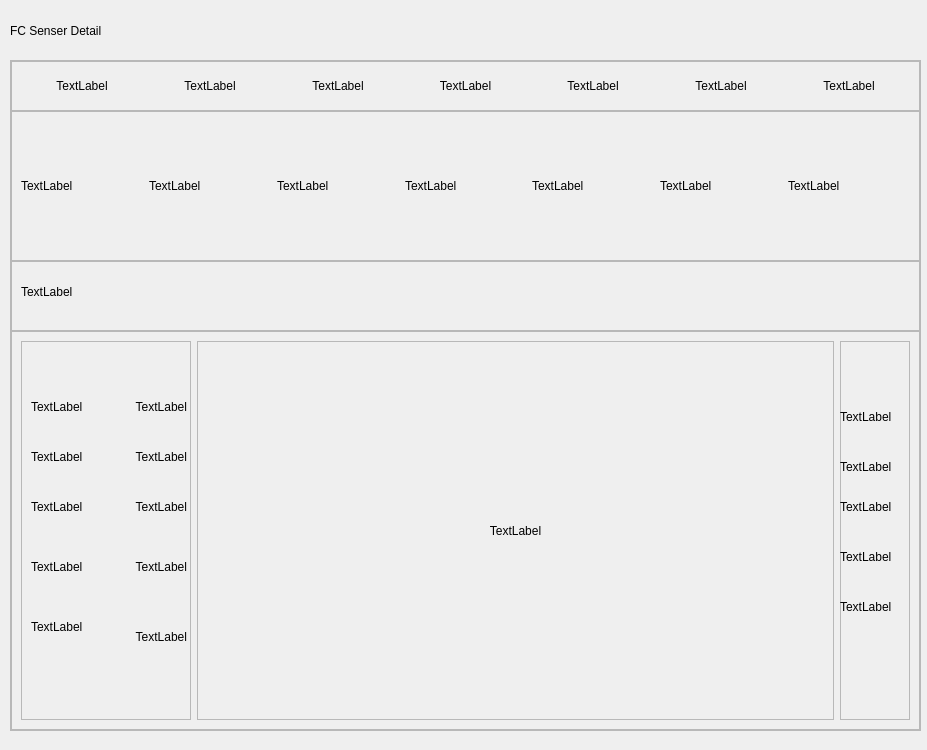
<?xml version="1.0" encoding="UTF-8"?>
<ui version="4.0">
 <class>Dialog</class>
 <widget class="QDialog" name="Dialog">
  <property name="geometry">
   <rect>
    <x>0</x>
    <y>0</y>
    <width>927</width>
    <height>750</height>
   </rect>
  </property>
  <property name="windowTitle">
   <string>Dialog</string>
  </property>
  <widget class="QLabel" name="label">
   <property name="geometry">
    <rect>
     <x>10</x>
     <y>0</y>
     <width>291</width>
     <height>61</height>
    </rect>
   </property>
   <property name="styleSheet">
    <string notr="true">font: 90 28pt &quot;맑은 고딕&quot;;</string>
   </property>
   <property name="text">
    <string>FC Senser Detail</string>
   </property>
  </widget>
  <widget class="QFrame" name="frame">
   <property name="geometry">
    <rect>
     <x>10</x>
     <y>60</y>
     <width>911</width>
     <height>671</height>
    </rect>
   </property>
   <property name="frameShape">
    <enum>QFrame::StyledPanel</enum>
   </property>
   <property name="frameShadow">
    <enum>QFrame::Raised</enum>
   </property>
   <layout class="QVBoxLayout" name="verticalLayout">
    <property name="spacing">
     <number>0</number>
    </property>
    <property name="leftMargin">
     <number>0</number>
    </property>
    <property name="topMargin">
     <number>0</number>
    </property>
    <property name="rightMargin">
     <number>0</number>
    </property>
    <property name="bottomMargin">
     <number>0</number>
    </property>
    <item>
     <widget class="QFrame" name="frame_4">
      <property name="maximumSize">
       <size>
        <width>16777215</width>
        <height>50</height>
       </size>
      </property>
      <property name="frameShape">
       <enum>QFrame::StyledPanel</enum>
      </property>
      <property name="frameShadow">
       <enum>QFrame::Raised</enum>
      </property>
      <layout class="QHBoxLayout" name="horizontalLayout_2">
       <item>
        <widget class="QLabel" name="label_9">
         <property name="text">
          <string>TextLabel</string>
         </property>
         <property name="alignment">
          <set>Qt::AlignCenter</set>
         </property>
        </widget>
       </item>
       <item>
        <widget class="QLabel" name="label_10">
         <property name="text">
          <string>TextLabel</string>
         </property>
         <property name="alignment">
          <set>Qt::AlignCenter</set>
         </property>
        </widget>
       </item>
       <item>
        <widget class="QLabel" name="label_11">
         <property name="text">
          <string>TextLabel</string>
         </property>
         <property name="alignment">
          <set>Qt::AlignCenter</set>
         </property>
        </widget>
       </item>
       <item>
        <widget class="QLabel" name="label_12">
         <property name="text">
          <string>TextLabel</string>
         </property>
         <property name="alignment">
          <set>Qt::AlignCenter</set>
         </property>
        </widget>
       </item>
       <item>
        <widget class="QLabel" name="label_13">
         <property name="text">
          <string>TextLabel</string>
         </property>
         <property name="alignment">
          <set>Qt::AlignCenter</set>
         </property>
        </widget>
       </item>
       <item>
        <widget class="QLabel" name="label_14">
         <property name="text">
          <string>TextLabel</string>
         </property>
         <property name="alignment">
          <set>Qt::AlignCenter</set>
         </property>
        </widget>
       </item>
       <item>
        <widget class="QLabel" name="label_15">
         <property name="text">
          <string>TextLabel</string>
         </property>
         <property name="alignment">
          <set>Qt::AlignCenter</set>
         </property>
        </widget>
       </item>
      </layout>
     </widget>
    </item>
    <item>
     <widget class="QFrame" name="frame_2">
      <property name="maximumSize">
       <size>
        <width>16777215</width>
        <height>150</height>
       </size>
      </property>
      <property name="frameShape">
       <enum>QFrame::StyledPanel</enum>
      </property>
      <property name="frameShadow">
       <enum>QFrame::Raised</enum>
      </property>
      <layout class="QHBoxLayout" name="horizontalLayout">
       <item>
        <widget class="QLabel" name="label_2">
         <property name="text">
          <string>TextLabel</string>
         </property>
        </widget>
       </item>
       <item>
        <widget class="QLabel" name="label_3">
         <property name="text">
          <string>TextLabel</string>
         </property>
        </widget>
       </item>
       <item>
        <widget class="QLabel" name="label_4">
         <property name="text">
          <string>TextLabel</string>
         </property>
        </widget>
       </item>
       <item>
        <widget class="QLabel" name="label_5">
         <property name="text">
          <string>TextLabel</string>
         </property>
        </widget>
       </item>
       <item>
        <widget class="QLabel" name="label_6">
         <property name="text">
          <string>TextLabel</string>
         </property>
        </widget>
       </item>
       <item>
        <widget class="QLabel" name="label_7">
         <property name="text">
          <string>TextLabel</string>
         </property>
        </widget>
       </item>
       <item>
        <widget class="QLabel" name="label_8">
         <property name="text">
          <string>TextLabel</string>
         </property>
        </widget>
       </item>
      </layout>
     </widget>
    </item>
    <item>
     <widget class="QFrame" name="frame_8">
      <property name="maximumSize">
       <size>
        <width>16777215</width>
        <height>70</height>
       </size>
      </property>
      <property name="frameShape">
       <enum>QFrame::StyledPanel</enum>
      </property>
      <property name="frameShadow">
       <enum>QFrame::Raised</enum>
      </property>
      <widget class="QLabel" name="label_16">
       <property name="geometry">
        <rect>
         <x>10</x>
         <y>10</y>
         <width>291</width>
         <height>41</height>
        </rect>
       </property>
       <property name="styleSheet">
        <string notr="true">font: 90 20pt &quot;맑은 고딕&quot;;</string>
       </property>
       <property name="text">
        <string>TextLabel</string>
       </property>
      </widget>
     </widget>
    </item>
    <item>
     <widget class="QFrame" name="frame_3">
      <property name="frameShape">
       <enum>QFrame::StyledPanel</enum>
      </property>
      <property name="frameShadow">
       <enum>QFrame::Raised</enum>
      </property>
      <layout class="QHBoxLayout" name="horizontalLayout_3">
       <item>
        <widget class="QFrame" name="frame_6">
         <property name="maximumSize">
          <size>
           <width>170</width>
           <height>16777215</height>
          </size>
         </property>
         <property name="frameShape">
          <enum>QFrame::StyledPanel</enum>
         </property>
         <property name="frameShadow">
          <enum>QFrame::Raised</enum>
         </property>
         <widget class="QLabel" name="label_19">
          <property name="geometry">
           <rect>
            <x>10</x>
            <y>60</y>
            <width>56</width>
            <height>12</height>
           </rect>
          </property>
          <property name="text">
           <string>TextLabel</string>
          </property>
         </widget>
         <widget class="QLabel" name="label_20">
          <property name="geometry">
           <rect>
            <x>110</x>
            <y>60</y>
            <width>56</width>
            <height>12</height>
           </rect>
          </property>
          <property name="text">
           <string>TextLabel</string>
          </property>
          <property name="alignment">
           <set>Qt::AlignRight|Qt::AlignTrailing|Qt::AlignVCenter</set>
          </property>
         </widget>
         <widget class="QLabel" name="label_21">
          <property name="geometry">
           <rect>
            <x>10</x>
            <y>110</y>
            <width>56</width>
            <height>12</height>
           </rect>
          </property>
          <property name="text">
           <string>TextLabel</string>
          </property>
         </widget>
         <widget class="QLabel" name="label_22">
          <property name="geometry">
           <rect>
            <x>10</x>
            <y>160</y>
            <width>56</width>
            <height>12</height>
           </rect>
          </property>
          <property name="text">
           <string>TextLabel</string>
          </property>
         </widget>
         <widget class="QLabel" name="label_23">
          <property name="geometry">
           <rect>
            <x>10</x>
            <y>220</y>
            <width>56</width>
            <height>12</height>
           </rect>
          </property>
          <property name="text">
           <string>TextLabel</string>
          </property>
         </widget>
         <widget class="QLabel" name="label_24">
          <property name="geometry">
           <rect>
            <x>10</x>
            <y>280</y>
            <width>56</width>
            <height>12</height>
           </rect>
          </property>
          <property name="text">
           <string>TextLabel</string>
          </property>
         </widget>
         <widget class="QLabel" name="label_25">
          <property name="geometry">
           <rect>
            <x>110</x>
            <y>110</y>
            <width>56</width>
            <height>12</height>
           </rect>
          </property>
          <property name="text">
           <string>TextLabel</string>
          </property>
          <property name="alignment">
           <set>Qt::AlignRight|Qt::AlignTrailing|Qt::AlignVCenter</set>
          </property>
         </widget>
         <widget class="QLabel" name="label_26">
          <property name="geometry">
           <rect>
            <x>110</x>
            <y>160</y>
            <width>56</width>
            <height>12</height>
           </rect>
          </property>
          <property name="text">
           <string>TextLabel</string>
          </property>
          <property name="alignment">
           <set>Qt::AlignRight|Qt::AlignTrailing|Qt::AlignVCenter</set>
          </property>
         </widget>
         <widget class="QLabel" name="label_27">
          <property name="geometry">
           <rect>
            <x>110</x>
            <y>220</y>
            <width>56</width>
            <height>12</height>
           </rect>
          </property>
          <property name="text">
           <string>TextLabel</string>
          </property>
          <property name="alignment">
           <set>Qt::AlignRight|Qt::AlignTrailing|Qt::AlignVCenter</set>
          </property>
         </widget>
         <widget class="QLabel" name="label_28">
          <property name="geometry">
           <rect>
            <x>110</x>
            <y>290</y>
            <width>56</width>
            <height>12</height>
           </rect>
          </property>
          <property name="text">
           <string>TextLabel</string>
          </property>
          <property name="alignment">
           <set>Qt::AlignRight|Qt::AlignTrailing|Qt::AlignVCenter</set>
          </property>
         </widget>
        </widget>
       </item>
       <item>
        <widget class="QFrame" name="frame_5">
         <property name="frameShape">
          <enum>QFrame::StyledPanel</enum>
         </property>
         <property name="frameShadow">
          <enum>QFrame::Raised</enum>
         </property>
         <layout class="QHBoxLayout" name="horizontalLayout_4">
          <property name="spacing">
           <number>0</number>
          </property>
          <property name="leftMargin">
           <number>0</number>
          </property>
          <property name="topMargin">
           <number>0</number>
          </property>
          <property name="rightMargin">
           <number>0</number>
          </property>
          <property name="bottomMargin">
           <number>0</number>
          </property>
          <item>
           <widget class="QLabel" name="label_17">
            <property name="text">
             <string>TextLabel</string>
            </property>
            <property name="alignment">
             <set>Qt::AlignCenter</set>
            </property>
           </widget>
          </item>
         </layout>
        </widget>
       </item>
       <item>
        <widget class="QFrame" name="frame_7">
         <property name="maximumSize">
          <size>
           <width>70</width>
           <height>16777215</height>
          </size>
         </property>
         <property name="frameShape">
          <enum>QFrame::StyledPanel</enum>
         </property>
         <property name="frameShadow">
          <enum>QFrame::Raised</enum>
         </property>
         <widget class="QLabel" name="label_18">
          <property name="geometry">
           <rect>
            <x>0</x>
            <y>70</y>
            <width>56</width>
            <height>12</height>
           </rect>
          </property>
          <property name="text">
           <string>TextLabel</string>
          </property>
         </widget>
         <widget class="QLabel" name="label_29">
          <property name="geometry">
           <rect>
            <x>0</x>
            <y>120</y>
            <width>56</width>
            <height>12</height>
           </rect>
          </property>
          <property name="text">
           <string>TextLabel</string>
          </property>
         </widget>
         <widget class="QLabel" name="label_30">
          <property name="geometry">
           <rect>
            <x>0</x>
            <y>160</y>
            <width>56</width>
            <height>12</height>
           </rect>
          </property>
          <property name="text">
           <string>TextLabel</string>
          </property>
         </widget>
         <widget class="QLabel" name="label_31">
          <property name="geometry">
           <rect>
            <x>0</x>
            <y>210</y>
            <width>56</width>
            <height>12</height>
           </rect>
          </property>
          <property name="text">
           <string>TextLabel</string>
          </property>
         </widget>
         <widget class="QLabel" name="label_32">
          <property name="geometry">
           <rect>
            <x>0</x>
            <y>260</y>
            <width>56</width>
            <height>12</height>
           </rect>
          </property>
          <property name="text">
           <string>TextLabel</string>
          </property>
         </widget>
        </widget>
       </item>
      </layout>
     </widget>
    </item>
   </layout>
  </widget>
 </widget>
 <resources/>
 <connections/>
</ui>
